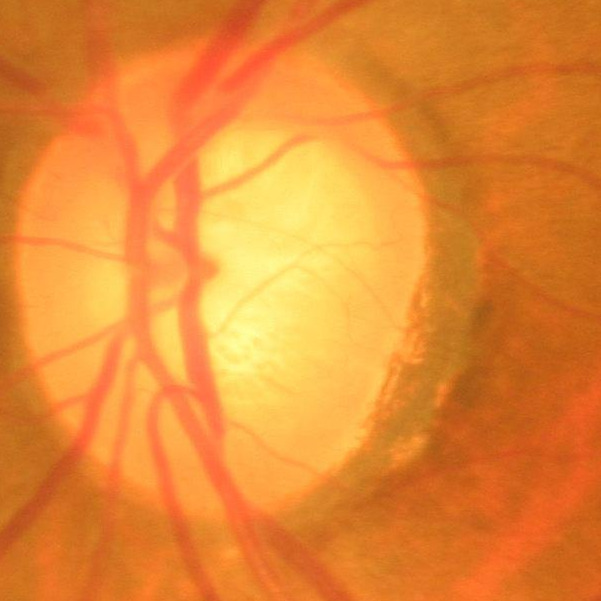
#> input picture reduced_dataset/train/glaucoma_positive/228.jpg, 601 x 601 px, found by its file name
$ python step3_hough_circle_segmentation.py
#> lines starting #> are read from the running program, lines starting #| are printed output that depends on the picture; after the words box and inside, x2 and y2 are one past the last pixel; in counts of white or black regions, pixels touching at a corner belong together
import numpy as np
import cv2
import matplotlib.pyplot as plt
from PIL import Image
from skimage import data, color
from skimage.transform import hough_circle, hough_circle_peaks
from skimage.feature import canny
from skimage.draw import circle_perimeter
from skimage.util import img_as_ubyte
import pandas as pd
from tqdm import tqdm


def clustering(img):
    Z = img.reshape((-1,1))
    Z = np.float32(Z)
    criteria = (cv2.TERM_CRITERIA_EPS + cv2.TERM_CRITERIA_MAX_ITER, 10, 1.0)
    K = 4
    ret,label,center=cv2.kmeans(Z,K,None,criteria,10,cv2.KMEANS_RANDOM_CENTERS)
    center = np.uint8(center)
    res = center[label.flatten()]
    res2 = res.reshape((img.shape))

    cv2.imshow('res2',res2)
    cv2.waitKey(0)
    cv2.destroyAllWindows()
    cv2.imwrite('segmented.png',res2)
    return res2,label

def find_disc_cup(res2,label):
    #### find the label of the optic disc and cup
    optic_cup=np.zeros([601,601])
    optic_disc=np.zeros([601,601])
    l1,l2,l3,l0 = None,None,None,None
    for i,row in enumerate(res2):
        for j,pix in enumerate(row):
            if label[601*i+j]==0 and l0 is None:
                l0=pix
            elif label[601*i+j]==1 and l1 is None:
                l1=pix
            elif label[601*i+j]==2 and l2 is None:
                l2=pix
            elif label[601*i+j]==3 and l3 is None:
                l3=pix
    L=[l0,l1,l2,l3]
    val_cup=max(L)
    L.remove(val_cup)
    val_disc=max(L)

    #### isolate disc and cup
    for i,row in enumerate(res2):
        for j,pix in enumerate(row):
            if pix==val_cup:
                optic_cup[i,j]=255
            elif pix==val_disc:
                optic_disc[i,j]=255

    plt.imshow(optic_cup, interpolation='nearest')
    plt.savefig('cup_segmented.png')
    plt.show()
    plt.imshow(optic_disc, interpolation='nearest')
    plt.savefig('disc_segmented.png')
    plt.show()

    return optic_cup,optic_disc


def find_cdr(optic_cup,optic_disc,draw):
    hough_radii_disc = np.arange(180, 300, 5)
    hough_radii_cup = np.arange(100, 250, 5)
    hough_res_disc = hough_circle(optic_disc, hough_radii_disc)
    hough_res_cup = hough_circle(optic_cup, hough_radii_cup)

    # Select the most prominent circle
    accums_d, cx_disc, cy_disc, radii_disc = hough_circle_peaks(hough_res_disc, hough_radii_disc,total_num_peaks=1)
    accums_c, cx_cup, cy_cup, radii_cup = hough_circle_peaks(hough_res_cup, hough_radii_cup,total_num_peaks=1)

    if radii_disc[0]!=0 and radii_cup[0]!=0:
        cdr=radii_cup[0]/radii_disc[0]
    else:
        cdr=0
        print('oh')

    if draw == True:
        draw_circles(img,cy_disc,cx_disc,radii_disc,radii_cup,cx_cup,cy_cup)


    return cdr

def draw_circles(img,cy_disc,cx_disc,radii_disc,radii_cup,cx_cup,cy_cup):
    fig, ax = plt.subplots(ncols=1, nrows=1, figsize=(10, 4))
    image = color.gray2rgb(img)

    circy_disc, circx_disc = circle_perimeter(cy_disc[0], cx_disc[0], radii_disc[0],shape=image.shape)
    image[circy_disc, circx_disc] = (20, 220, 20)

    circy_cup, circx_cup = circle_perimeter(cy_cup[0], cx_cup[0], radii_cup[0],shape=image.shape)
    image[circy_cup, circx_cup] = (20, 20, 220)

    ax.imshow(image, cmap=plt.cm.gray)
    plt.show()


img = cv2.imread('reduced_dataset/train/glaucoma_positive/228.jpg')
#> img is the input picture: shape (601, 601, 3); mean B, G, R 53.5, 137.5, 229.6
img=cv2.cvtColor(img, cv2.COLOR_BGR2GRAY)
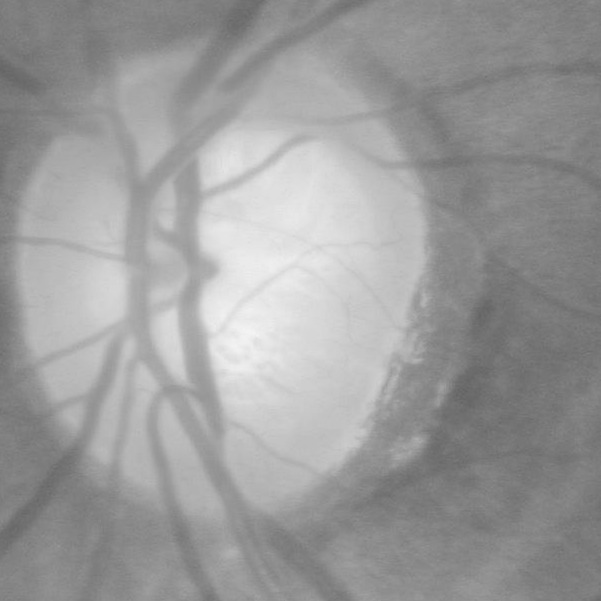
#> img: shape (601, 601); min 98, max 244, mean 155.5
res2,label = clustering(img)
#> in clustering, `ret,label,center=cv2.kmeans(Z,K,None,criteria,10,cv2.KMEANS_RANDOM_CEN..`: ret = 25247154.9; center = [126.7, 148.6, 217.4, 182.1]
#> in clustering, `center = np.uint8(center)`: center = [126, 148, 217, 182]
optic_cup,optic_disc = find_disc_cup(res2,label)
#> after the loop in find_disc_cup, `for i,row in enumerate(res2):`: l0 = 126; l1 = 148; l2 = 217; l3 = 182
#> in find_disc_cup, `L=[l0,l1,l2,l3]`: L = [126, 148, 217, 182]
#> in find_disc_cup, `val_cup=max(L)`: val_cup = 217
#> in find_disc_cup, `val_disc=max(L)`: val_disc = 182
#> after the loop in find_disc_cup, `for i,row in enumerate(res2):`:
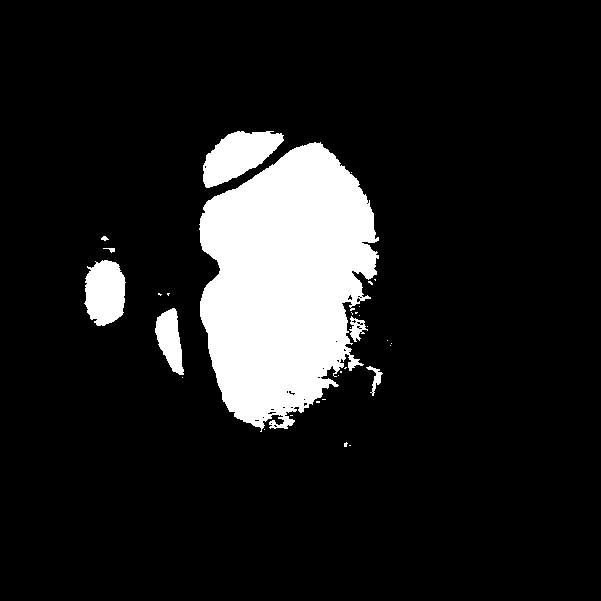
#> optic_cup: shape (601, 601) float64; 11.9% white; 32 white regions (24 under 20 px), largest, box (x1, y1, x2, y2) and area: (199, 142, 379, 432) 36256, (203, 131, 284, 188) 2719, (84, 260, 126, 326) 2157
#> after the loop in find_disc_cup, `for i,row in enumerate(res2):`:
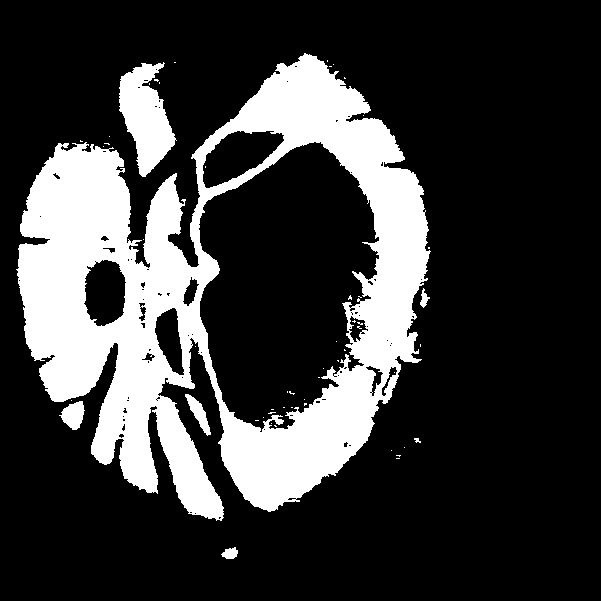
#> optic_disc: shape (601, 601) float64; 22.8% white; 53 white regions (46 under 20 px), largest, box (x1, y1, x2, y2) and area: (16, 53, 431, 521) 77127, (119, 62, 177, 177) 3757, (59, 401, 85, 430) 473
#cdr=find_cdr(optic_cup,optic_disc,True)
